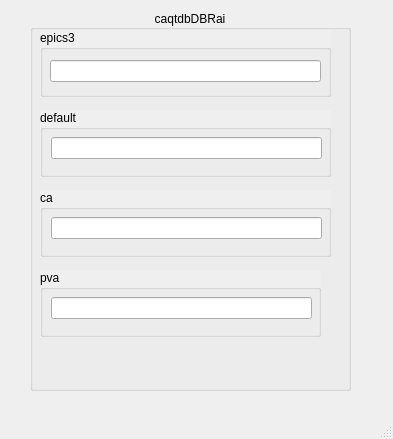
<?xml version="1.0" encoding="UTF-8"?>
<ui version="4.0">
 <class>MainWindow</class>
 <widget class="QMainWindow" name="MainWindow">
  <property name="geometry">
   <rect>
    <x>0</x>
    <y>0</y>
    <width>393</width>
    <height>439</height>
   </rect>
  </property>
  <property name="windowTitle">
   <string>MainWindow</string>
  </property>
  <widget class="QWidget" name="centralwidget">
   <widget class="QGroupBox" name="groupBox_8">
    <property name="geometry">
     <rect>
      <x>30</x>
      <y>10</y>
      <width>321</width>
      <height>381</height>
     </rect>
    </property>
    <property name="autoFillBackground">
     <bool>true</bool>
    </property>
    <property name="title">
     <string>caqtdbDBRai</string>
    </property>
    <property name="alignment">
     <set>Qt::AlignCenter</set>
    </property>
    <widget class="QGroupBox" name="groupBox_12">
     <property name="geometry">
      <rect>
       <x>10</x>
       <y>260</y>
       <width>281</width>
       <height>67</height>
      </rect>
     </property>
     <property name="autoFillBackground">
      <bool>true</bool>
     </property>
     <property name="title">
      <string>pva</string>
     </property>
     <widget class="caTextEntry" name="catextentry_23">
      <property name="geometry">
       <rect>
        <x>11</x>
        <y>27</y>
        <width>261</width>
        <height>22</height>
       </rect>
      </property>
      <property name="channel" stdset="0">
       <string notr="true">pva://caqtdmDBRstringin</string>
      </property>
     </widget>
    </widget>
    <widget class="QGroupBox" name="groupBox_3">
     <property name="geometry">
      <rect>
       <x>10</x>
       <y>20</y>
       <width>291</width>
       <height>67</height>
      </rect>
     </property>
     <property name="autoFillBackground">
      <bool>true</bool>
     </property>
     <property name="title">
      <string>epics3</string>
     </property>
     <widget class="caTextEntry" name="catextentry_16">
      <property name="geometry">
       <rect>
        <x>10</x>
        <y>30</y>
        <width>271</width>
        <height>22</height>
       </rect>
      </property>
      <property name="channel" stdset="0">
       <string notr="true">epics3://caqtdmDBRstringin</string>
      </property>
      <property name="colorMode">
       <enum>caLineEdit::Alarm_Default</enum>
      </property>
     </widget>
    </widget>
    <widget class="QGroupBox" name="groupBox_13">
     <property name="geometry">
      <rect>
       <x>10</x>
       <y>180</y>
       <width>291</width>
       <height>67</height>
      </rect>
     </property>
     <property name="autoFillBackground">
      <bool>true</bool>
     </property>
     <property name="title">
      <string>ca</string>
     </property>
     <widget class="caTextEntry" name="catextentry_24">
      <property name="geometry">
       <rect>
        <x>11</x>
        <y>27</y>
        <width>271</width>
        <height>22</height>
       </rect>
      </property>
      <property name="channel" stdset="0">
       <string notr="true">ca://caqtdmDBRstringin</string>
      </property>
     </widget>
    </widget>
    <widget class="QGroupBox" name="groupBox_14">
     <property name="geometry">
      <rect>
       <x>10</x>
       <y>100</y>
       <width>291</width>
       <height>67</height>
      </rect>
     </property>
     <property name="autoFillBackground">
      <bool>true</bool>
     </property>
     <property name="title">
      <string>default</string>
     </property>
     <widget class="caTextEntry" name="catextentry_25">
      <property name="geometry">
       <rect>
        <x>11</x>
        <y>27</y>
        <width>271</width>
        <height>22</height>
       </rect>
      </property>
      <property name="channel" stdset="0">
       <string notr="true">caqtdmDBRstringin</string>
      </property>
     </widget>
    </widget>
   </widget>
  </widget>
  <widget class="QMenuBar" name="menubar">
   <property name="geometry">
    <rect>
     <x>0</x>
     <y>0</y>
     <width>393</width>
     <height>19</height>
    </rect>
   </property>
  </widget>
  <widget class="QStatusBar" name="statusbar"/>
 </widget>
 <customwidgets>
  <customwidget>
   <class>caTextEntry</class>
   <extends>caLineEdit</extends>
   <header>caTextEntry</header>
  </customwidget>
  <customwidget>
   <class>caLineEdit</class>
   <extends>QLineEdit</extends>
   <header>caLineEdit</header>
  </customwidget>
 </customwidgets>
 <resources/>
 <connections/>
</ui>
